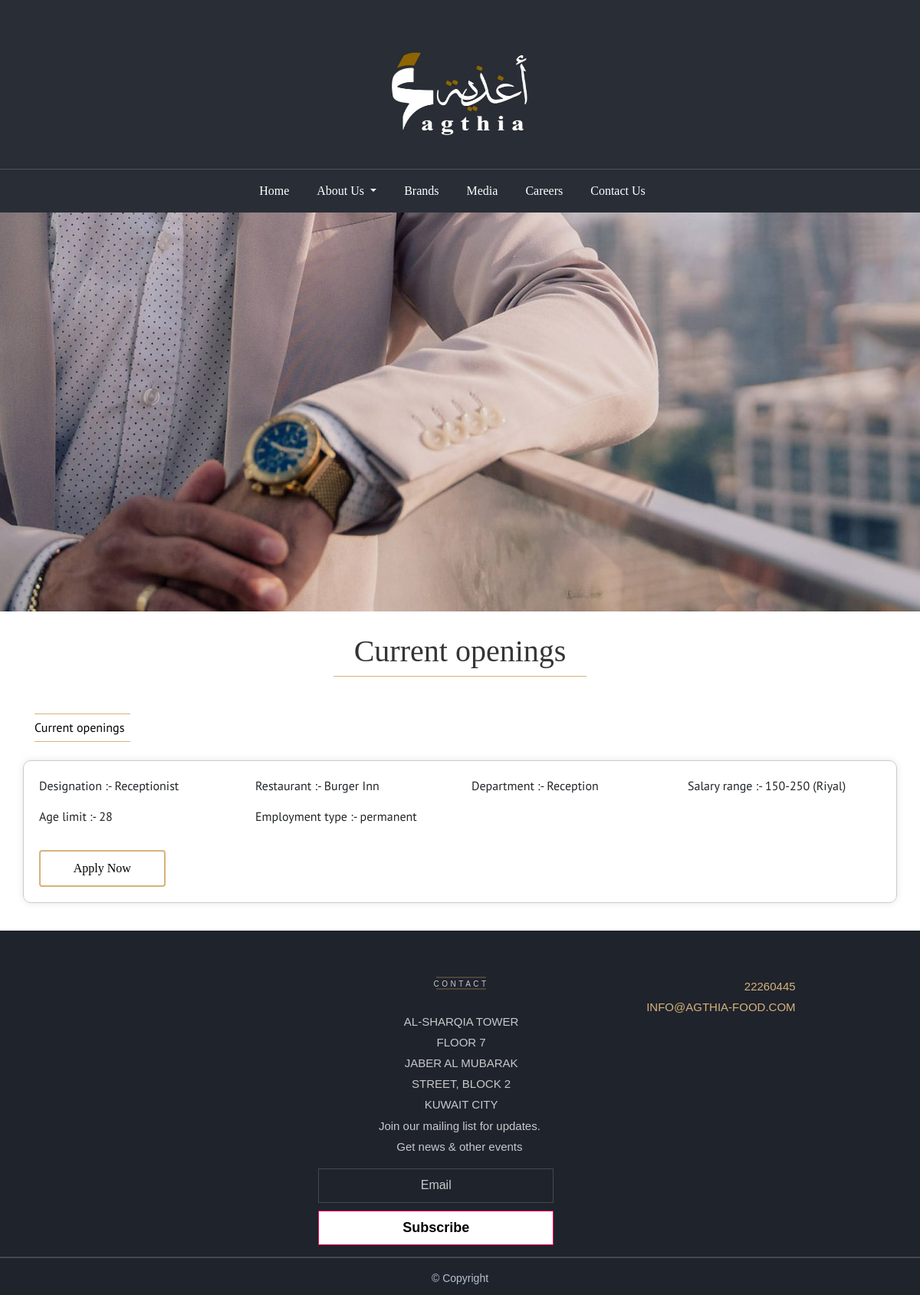
Page /careers on the committed database.
### agthi/models.py (models this page shows)
class Job_recruitment(models.Model):
    restaurant = models.CharField(max_length=200, null=True)
    department = models.CharField(max_length=200, null=True)
    designation = models.CharField(max_length=200, null=True)
    salary_range = models.CharField(max_length=200, null=True)
    age_limit = models.CharField(max_length=200, null=True)
    employment_type = models.CharField(max_length=200, null=True)
    place = models.CharField(max_length=200, null=True)

### agthi/views.py (the view)
# urls.py: path('careers', agthi.views.careers, name='careers'),
def careers(request):
    tft = Job_recruitment.objects.all()
    return render(request, 'tem/careerss1.html',{'tft':tft})

### Templates/tem/careerss1.html (shortened to what this page needs)
{% load static %}
<!DOCTYPE html>
<html lang="zxx">
<head>
    <link rel="stylesheet" href="https://cdnjs.cloudflare.com/ajax/libs/font-awesome/6.0.0-beta3/css/all.min.css">
    <link href="https://stackpath.bootstrapcdn.com/bootstrap/4.3.1/css/bootstrap.min.css" rel="stylesheet">
    <link rel="stylesheet" href="{% static 'sta/css/bootstrap.min.css' %}" type="text/css">
    <link rel="stylesheet" href="{% static 'sta/css/font-awesome.min.css' %}" type="text/css">
    <link rel="stylesheet" href="{% static 'sta/css/nice-select.css' %}" type="text/css">
    <link rel="stylesheet" href="{% static 'sta/css/slicknav.min.css' %}" type="text/css">
    <link rel="stylesheet" href="{% static 'sta/css/contact.css' %}" type="text/css">
</head>
<body>
    <header class="header-section">
        <div class="container" align="center">
            <div class="logo" >
                <a href="{% url 'home' %}"><img  src="{% static 'sta1/images/logo_agthia.jpg' %}" alt=""></a>
            </div><br>
    </header>
    {% include 'includes/navigation_barr.html' %}
<section class="section-background">
</section>
 <section class="hero">
            <h1>Current openings</h1>
            <hr class="hero-hr">
</section>
{% if tft %}
<div class="container mt-4" id="row-wrr">
 <hr class="listing-hr1">
    <h6 class="text-left" style="color:black">Current openings</h6>
    <hr class="listing-hr1">
</div>
{% for t in tft %}
<div class="container mt-4" id="row-wr">
    <div class="row">
        <div class="col-6 col-md-4 col-lg-3 mb-3">
            <div class="item">Designation :- {{t.designation}}</div>
        </div>
        <div class="col-6 col-md-4 col-lg-3 mb-3">
            <div class="item">Restaurant :- {{t.restaurant}}</div>
        </div>
        <div class="col-6 col-md-4 col-lg-3 mb-3">
            <div class="item">Department :- {{t.department}}</div>
        </div>
         <div class="col-6 col-md-4 col-lg-3 mb-3">
            <div class="item">Salary range :- {{t.salary_range}}</div>
        </div>
        <div class="col-6 col-md-4 col-lg-3 mb-3">
            <div class="item">Age limit :- {{t.age_limit}}</div>
        </div>
        <div class="col-6 col-md-4 col-lg-3 mb-3">
            <div class="item">Employment type :- {{t.employment_type}}</div>
        </div>
    </div>
    <button class="btn btn-primary mt-3" onclick="location.href='{% url 'apply_job' t.id %}'">Apply Now</button>
</div>
 {% endfor %}
{% else %}
<div class="container mt-4">
    <h6 class="text-left" style="color:black">No openings</h6>
</div>
{% endif %}
<footer class="footer-section">
    <div class="container">
        <div class="fs-left">
            <hr class="up-hr">
            <span style="color:#c8c9cb">CONTACT</span>
            <hr class="low-hr"><br><br>
            <p style="color:#c8c9cb">AL-SHARQIA TOWER<br>
            FLOOR 7<br>
            JABER AL MUBARAK<br>
            STREET, BLOCK 2<br>
            KUWAIT CITY</p>
        </div>
        <div class="subscribe-form">
            <form action="{% url 'cust_subscr' %}">
                <p id="subs-p" style="color:#c8c9cb">Join our mailing list for updates.<br>Get news & other events</p>
                <input id="subs-em" type="email"  name="emm" placeholder="Email" required>
                <button id="subs-but" type="submit">Subscribe</button>
            </form>
        </div>
        <div class="footer_mail">
            <p>22260445<br>
            INFO@AGTHIA-FOOD.COM</p>
        </div>
    </div>
    <div class="copyr_foo">
        <div class="copyr_hr"></div>
        <p class="copyright-text">© Copyright</p>
    </div>
</footer>
</body>
</html>

### static/sta/css/contact.css (style rules this page uses)
html, body { height: 100%; font-family: "PT Sans", sans-serif; -webkit-font-smoothing: antialiased; font-smoothing: antialiased; background: none; }
h1, h2, h3, h4, h5, h6 { margin: 0; color: #353535; font-weight: 400; font-family: "PT Sans", sans-serif; }
hr { border-color: #4e535b; width:100%; margin:0px; }
h1 { font-size: 70px; }
h6 { font-size: 16px; }
p { font-size: 15px; color: #353535; font-family: "PT Sans", sans-serif; font-weight: 400; line-height: 27px; margin: 0 0 15px 0; }
img { max-width: 100%; }
.header-section { padding-top: 65px; padding-bottom: 30px; background-color:#292D36; height:220px; }
.header-section .logo { text-align: center; margin-bottom: 92px; width:220px; height:220px; }
.header-section .logo a { display: inline-block; margin-top:2px; }
.header-section .logo img { width:180px; height:110px; }
.pt-recipe-udiv h3, h6 { color:#F5F3F4; }
.footer-section { background-color:#1F232C; padding-top: 70px; }
.footer-section .fs-left { margin-bottom: 31px; width:40%; margin-left:20%; margin-right:10%; color:white; }
.footer-section .fs-left p { color: white; }
.footer-section .subscribe-form { margin-bottom: 38px; padding-top: 25px; }
.footer-section .subscribe-form p { text-align:center; color:white; }
.footer-section .subscribe-form input[type="email"] { margin-right: -5px; height: 62px; width: 300px; margin-left: 1px; background-color: transparent; border: 1px solid white; }
.footer-section .subscribe-form button[type="submit"] { background-color:white; color:black; }
.footer-section .footer_mail { margin-left:2px; text-align:right; }
.footer-section .footer_mail p { color:#777060; }
.footer-section .subscribe-form input { width: calc(100% - 225px); height: 64px; border: 1px solid #fff; display: inline-block; margin-right: 15px; padding-left: 34px; padding-right: 10px; font-size: 16px; font-style: italic; color: #353535; }
.footer-section .subscribe-form input::placeholder { color: #353535; }
.footer-section .subscribe-form button { border: 1px solid #FC0254; background: #FC0254; font-size: 18px; font-weight: 700; color: #fff; padding: 17px 40px; display: inline-block; cursor: pointer; min-width: 205px; }
.footer-section .copyright-text { font-size: 14px; color: #b8c1d0; padding-top: 50px; padding-bottom: 8px; }
.footer-section .subscribe-form input { font-style: normal; color:white; }
.footer-section .subscribe-form input::placeholder { color:white; }

### rows in the picture
Job_recruitment: designation "Receptionist", restaurant "Burger Inn", department "Reception", salary_range "150-250 (Riyal)", age_limit "28", employment_type "permanent"
